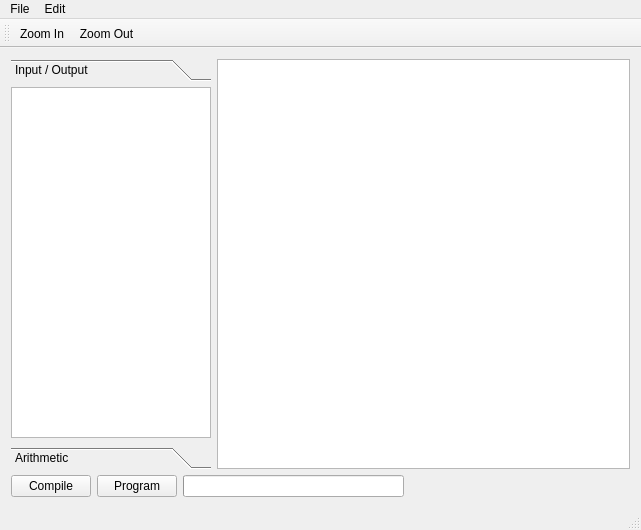
<?xml version="1.0" encoding="UTF-8"?>
<ui version="4.0">
 <class>MainWindow</class>
 <widget class="QMainWindow" name="MainWindow">
  <property name="geometry">
   <rect>
    <x>0</x>
    <y>0</y>
    <width>641</width>
    <height>530</height>
   </rect>
  </property>
  <property name="windowTitle">
   <string>SignalCraft Designer</string>
  </property>
  <widget class="QWidget" name="centralWidget">
   <layout class="QVBoxLayout" name="verticalLayout">
    <item>
     <layout class="QHBoxLayout" name="horizontalLayout">
      <item>
       <widget class="QToolBox" name="toolBox">
        <property name="sizePolicy">
         <sizepolicy hsizetype="Preferred" vsizetype="Preferred">
          <horstretch>0</horstretch>
          <verstretch>0</verstretch>
         </sizepolicy>
        </property>
        <property name="minimumSize">
         <size>
          <width>200</width>
          <height>0</height>
         </size>
        </property>
        <property name="maximumSize">
         <size>
          <width>200</width>
          <height>16777215</height>
         </size>
        </property>
        <property name="currentIndex">
         <number>0</number>
        </property>
        <widget class="QWidget" name="page_io">
         <property name="geometry">
          <rect>
           <x>0</x>
           <y>0</y>
           <width>200</width>
           <height>350</height>
          </rect>
         </property>
         <property name="sizePolicy">
          <sizepolicy hsizetype="Expanding" vsizetype="Expanding">
           <horstretch>0</horstretch>
           <verstretch>0</verstretch>
          </sizepolicy>
         </property>
         <attribute name="label">
          <string>Input / Output</string>
         </attribute>
         <widget class="QListView" name="listView_io">
          <property name="geometry">
           <rect>
            <x>0</x>
            <y>0</y>
            <width>200</width>
            <height>351</height>
           </rect>
          </property>
          <property name="sizePolicy">
           <sizepolicy hsizetype="Expanding" vsizetype="Expanding">
            <horstretch>0</horstretch>
            <verstretch>0</verstretch>
           </sizepolicy>
          </property>
          <property name="minimumSize">
           <size>
            <width>200</width>
            <height>0</height>
           </size>
          </property>
          <property name="maximumSize">
           <size>
            <width>200</width>
            <height>16777215</height>
           </size>
          </property>
          <property name="dragEnabled">
           <bool>true</bool>
          </property>
          <property name="dragDropMode">
           <enum>QAbstractItemView::DragOnly</enum>
          </property>
          <property name="viewMode">
           <enum>QListView::ListMode</enum>
          </property>
         </widget>
        </widget>
        <widget class="QWidget" name="page_arithmetic">
         <property name="geometry">
          <rect>
           <x>0</x>
           <y>0</y>
           <width>98</width>
           <height>28</height>
          </rect>
         </property>
         <attribute name="label">
          <string>Arithmetic</string>
         </attribute>
         <widget class="QListView" name="listView_arithmetic">
          <property name="geometry">
           <rect>
            <x>0</x>
            <y>0</y>
            <width>200</width>
            <height>192</height>
           </rect>
          </property>
          <property name="sizePolicy">
           <sizepolicy hsizetype="Expanding" vsizetype="Expanding">
            <horstretch>0</horstretch>
            <verstretch>0</verstretch>
           </sizepolicy>
          </property>
          <property name="minimumSize">
           <size>
            <width>200</width>
            <height>0</height>
           </size>
          </property>
          <property name="maximumSize">
           <size>
            <width>200</width>
            <height>16777215</height>
           </size>
          </property>
          <property name="dragEnabled">
           <bool>false</bool>
          </property>
          <property name="dragDropMode">
           <enum>QAbstractItemView::DragDrop</enum>
          </property>
          <property name="viewMode">
           <enum>QListView::IconMode</enum>
          </property>
         </widget>
        </widget>
       </widget>
      </item>
      <item>
       <widget class="FlowChartGraphicsView" name="graphicsView">
        <property name="sizePolicy">
         <sizepolicy hsizetype="Preferred" vsizetype="Preferred">
          <horstretch>0</horstretch>
          <verstretch>0</verstretch>
         </sizepolicy>
        </property>
        <property name="verticalScrollBarPolicy">
         <enum>Qt::ScrollBarAsNeeded</enum>
        </property>
        <property name="horizontalScrollBarPolicy">
         <enum>Qt::ScrollBarAsNeeded</enum>
        </property>
        <property name="sceneRect">
         <rectf>
          <x>0.000000000000000</x>
          <y>0.000000000000000</y>
          <width>0.000000000000000</width>
          <height>0.000000000000000</height>
         </rectf>
        </property>
        <property name="dragMode">
         <enum>QGraphicsView::ScrollHandDrag</enum>
        </property>
        <property name="viewportUpdateMode">
         <enum>QGraphicsView::FullViewportUpdate</enum>
        </property>
       </widget>
      </item>
     </layout>
    </item>
    <item>
     <layout class="QHBoxLayout" name="horizontalLayout_3">
      <item>
       <widget class="QPushButton" name="pushButton_compile">
        <property name="text">
         <string>Compile</string>
        </property>
       </widget>
      </item>
      <item>
       <widget class="QPushButton" name="pushButton_program">
        <property name="text">
         <string>Program</string>
        </property>
       </widget>
      </item>
      <item>
       <widget class="QProgressBar" name="progressBar">
        <property name="enabled">
         <bool>true</bool>
        </property>
        <property name="sizePolicy">
         <sizepolicy hsizetype="MinimumExpanding" vsizetype="Fixed">
          <horstretch>0</horstretch>
          <verstretch>0</verstretch>
         </sizepolicy>
        </property>
        <property name="maximum">
         <number>1</number>
        </property>
        <property name="value">
         <number>0</number>
        </property>
        <property name="textVisible">
         <bool>false</bool>
        </property>
        <property name="invertedAppearance">
         <bool>false</bool>
        </property>
       </widget>
      </item>
      <item>
       <widget class="QLabel" name="label_actionStatus">
        <property name="sizePolicy">
         <sizepolicy hsizetype="MinimumExpanding" vsizetype="Preferred">
          <horstretch>0</horstretch>
          <verstretch>0</verstretch>
         </sizepolicy>
        </property>
        <property name="text">
         <string/>
        </property>
       </widget>
      </item>
     </layout>
    </item>
   </layout>
  </widget>
  <widget class="QMenuBar" name="menuBar">
   <property name="geometry">
    <rect>
     <x>0</x>
     <y>0</y>
     <width>641</width>
     <height>21</height>
    </rect>
   </property>
   <widget class="QMenu" name="menuJollyLab">
    <property name="title">
     <string>File</string>
    </property>
    <addaction name="actionSave_As"/>
   </widget>
   <widget class="QMenu" name="menuJollyLab2">
    <property name="title">
     <string>Edit</string>
    </property>
   </widget>
   <addaction name="menuJollyLab"/>
   <addaction name="menuJollyLab2"/>
  </widget>
  <widget class="QToolBar" name="mainToolBar">
   <attribute name="toolBarArea">
    <enum>TopToolBarArea</enum>
   </attribute>
   <attribute name="toolBarBreak">
    <bool>false</bool>
   </attribute>
   <addaction name="actionZoom_In"/>
   <addaction name="actionZoom_Out"/>
  </widget>
  <widget class="QStatusBar" name="statusBar"/>
  <action name="actionZoom_In">
   <property name="icon">
    <iconset resource="resources.qrc">
     <normaloff>:/images/Zoom In.png</normaloff>:/images/Zoom In.png</iconset>
   </property>
   <property name="text">
    <string>Zoom In</string>
   </property>
  </action>
  <action name="actionZoom_Out">
   <property name="icon">
    <iconset resource="resources.qrc">
     <normaloff>:/images/Zoom Out.png</normaloff>:/images/Zoom Out.png</iconset>
   </property>
   <property name="text">
    <string>Zoom Out</string>
   </property>
  </action>
  <action name="actionSave_As">
   <property name="text">
    <string>Save As...</string>
   </property>
  </action>
 </widget>
 <layoutdefault spacing="6" margin="11"/>
 <customwidgets>
  <customwidget>
   <class>FlowChartGraphicsView</class>
   <extends>QGraphicsView</extends>
   <header>flowchartgraphicsview.h</header>
  </customwidget>
 </customwidgets>
 <resources>
  <include location="resources.qrc"/>
 </resources>
 <connections/>
</ui>
